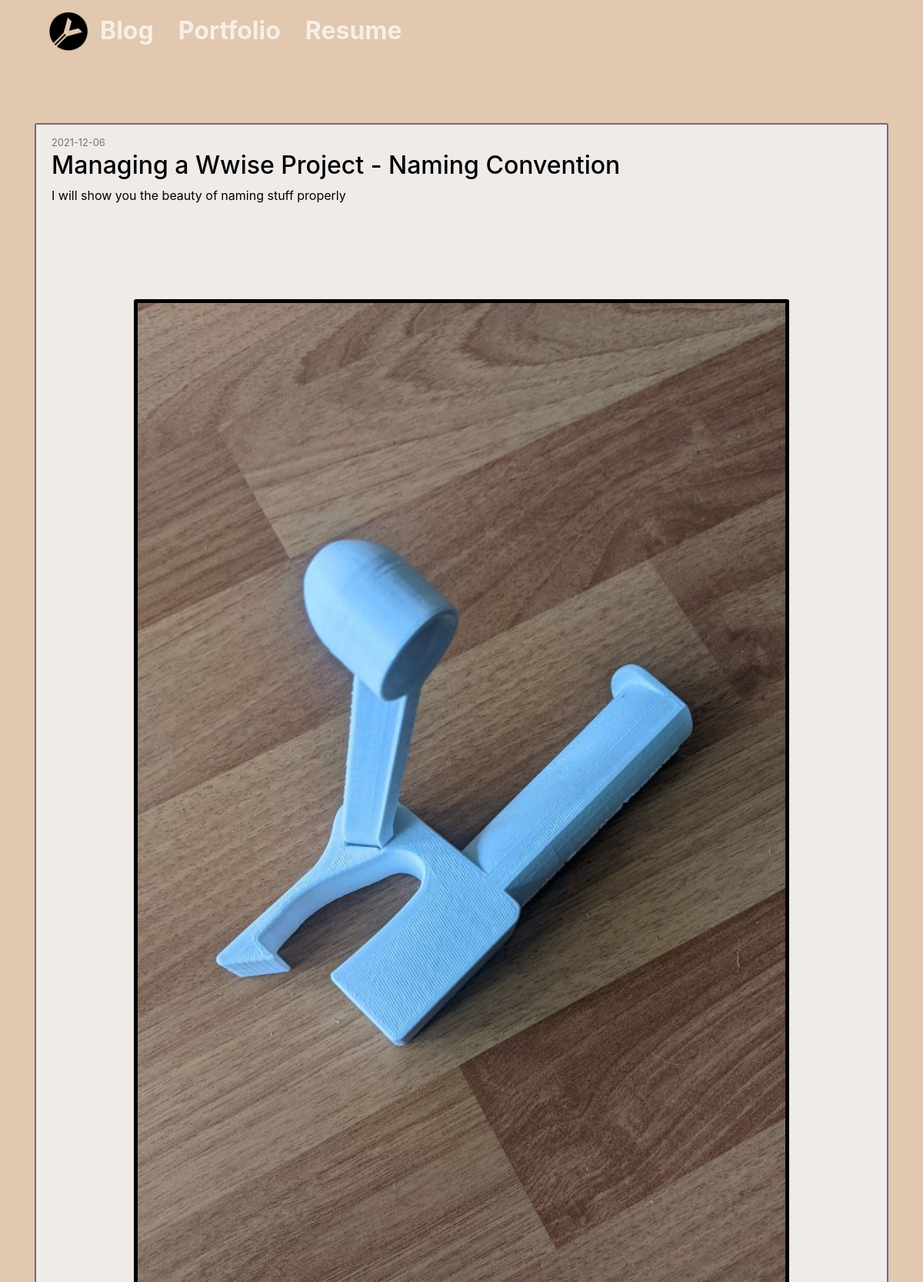
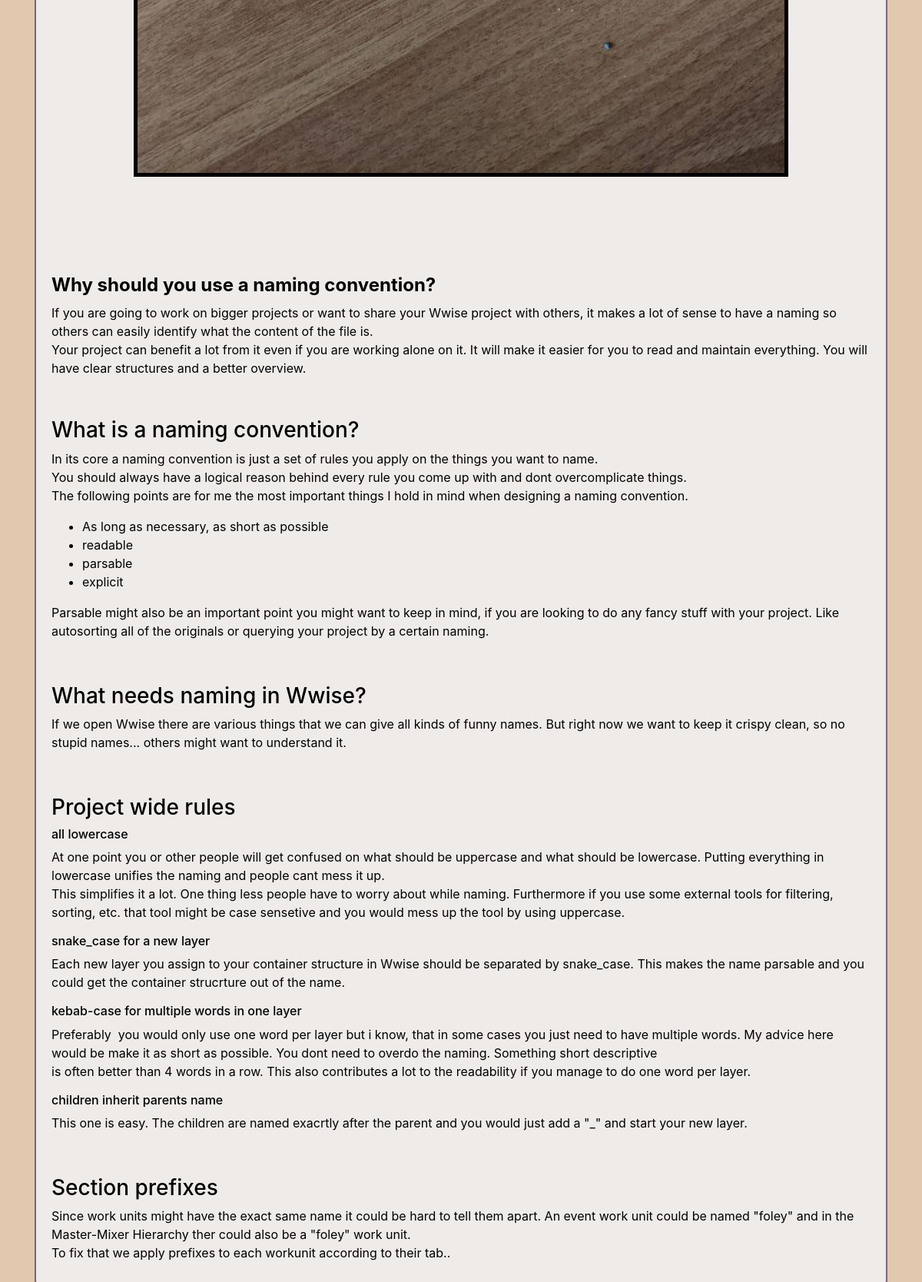
The app's page /blog/5 with its own data (2 pictures, top to bottom).
### blog/models.py (models this page shows, shortened)
class Post(db.Model):
    id = db.Column(db.Integer, primary_key=True)
    title = db.Column(db.String(100), nullable=False)
    date_posted = db.Column(db.DateTime, nullable=False, default=datetime.utcnow())
    content = db.Column(db.Text, nullable=False)
    description = db.Column(db.Text, nullable=False)
    image_file = db.Column(db.String(20))

### blog/routes.py (the view)
@app.route("/blog/<int:post_id>")
def blog_post(post_id):
    post = Post.query.get_or_404(post_id)
    return render_template('blog_post.html', title=post.title, post=post)

### blog/templates/blog_post.html (shortened to what this page needs)
{% extends "layout.html" %}
{% block content %}
<div class="container">
  <article class="media content-section">
    <div class="media-body">
      <div class="article-metadata">
        <small class="text-muted">{{ post.date_posted.strftime('%Y-%m-%d') }}</small>
      </div>
      <h2 class="article-title">{{ post.title }}</h2>
      <p class="article-content">{{ post.description }}</p>
      <div class = "blog_title_container">
        <img class="card-img-top blog_title_img" src="{{ post.image_file }}">
      </div>
      <p class="article-content">{{ post.content|safe }}</p>
    </div>
  </article>
</div>
{% endblock content%}

### blog/static/main.css (style rules this page uses)
body { background: #e1c8af; color: black; position: relative; }
.content-section { background:#eeebe9; padding: 10px 20px; border: 2px solid #7c647c; border-radius: 3px; margin-bottom: 20px; }
.blog_title_container { padding: 10%; }
.blog_title_img { border: 5px solid black; }

### records on screen
Post: date_posted "2021-12-06", title "Managing a Wwise Project - Naming Convention", description "I will show you the beauty of naming stuff properly", image_file (picture), content "Why should you use a naming convention? If you are going to work on bigger projects or want to share your Wwise project with others, it makes a lot of sense to have a naming so others can easily identify what the content of the file is. Your project can benefit a lot from it even if you are working alone on it. It will make it easier for you to read and maintain everything. You will have clear structures and a better overview. What is a naming convention? In its core a naming convention is just a set of rules you apply on the things you want to name. You should always have a logical reason behind every rule you come up with and dont overcomplicate things. The following points are for me the…"
